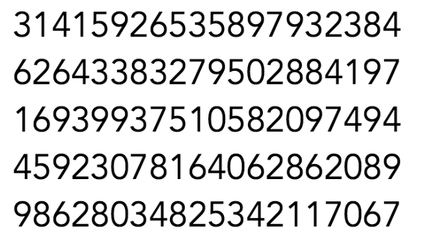
#> input picture 05Face-OCR/resData/numbers100.png, 421 x 239 px, shrunk from 647 x 367 before the run
$ python 03ocr_in_out.py
#> lines starting #> are read from the running program, lines starting #| are printed output that depends on the picture; after the words box and inside, x2 and y2 are one past the last pixel; in counts of white or black regions, pixels touching at a corner belong together


import cv2


# 숫자 인식을 위한 이미지 지정(하나씩 테스트)
# 아래 리스트는 ( 원본이미지명, 저장될 이미지명) 형태로 작성)
# TEST_IMG =['numbers.png','numbers_contour.png']
TEST_IMG =['numbers100.png','numbers100_contour.png']

# 이미지 로드
im = cv2.imread(f'./resData/{TEST_IMG[0]}')
#> im is the input picture: shape (239, 421, 3); min 0, max 255, mean 218.2

# 그레이스케일로 변환
gray = cv2.cvtColor(im,cv2.COLOR_BGR2GRAY)

#가우시안 블러를 적용하여 노이즈를 제거
blur = cv2.GaussianBlur(gray,(5,5),0)
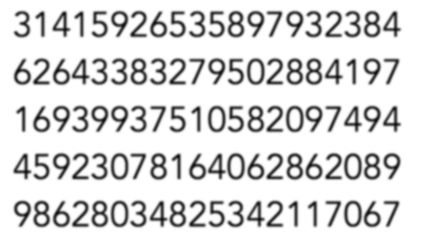
#> blur: shape (239, 421); min 14, max 255, mean 218.3

# 적응형 이진화 적용
thresh = cv2.adaptiveThreshold(blur,255,1,1,11,2)
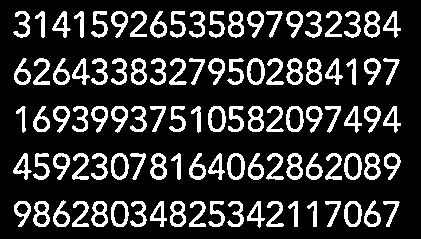
#> thresh: shape (239, 421); 18.8% white; 100 white regions
# 윤곽 추출하기
contours = cv2.findContours(thresh,
                            cv2.RETR_LIST,
                            cv2.CHAIN_APPROX_SIMPLE)[0]
#> contours = 164 contours; largest, box (x1, y1, x2, y2) and area: (344, 153, 362, 180) 367, (227, 153, 245, 180) 367, (111, 153, 129, 180) 363, (247, 58, 265, 85) 363, (208, 106, 226, 132) 362

# 추출한 윤곽을 반복 처리하기

for cnt in contours:
    # 윤곽을 감싸는 바운딩 바그 좌표 계산
    x,y,w,h = cv2.boundingRect(cnt)

    # 높이가 20미만이면 무시
    if h<20:
        continue
    red=(0,0,255)

    # 바운딩박스를 빨간색으로 표시
    cv2.rectangle(im,(x,y),(x+w,y+h),red,2)
#> this loop made 164 passes
#> (x, y, w, h) on passes 1 to 3: (172, 214, 12, 11), (94, 214, 12, 11), (36, 214, 12, 11)
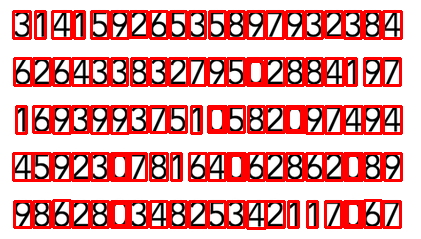
#> im: shape (239, 421, 3); mean B, G, R 162.2, 162.2, 226.9

# 윤곽선을 표시한 이미지 저장
cv2.imwrite(f'./saveFiles/{TEST_IMG[1]}',im)
print("Task Finished...!!!")

$ run again, with 05Face-OCR/saveFiles/numbers_contour.png copied over 05Face-OCR/resData/numbers100.png
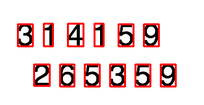
#> input picture 05Face-OCR/saveFiles/numbers_contour.png, 204 x 105 px, shrunk from 314 x 162 before the run
#> im is the input picture: shape (105, 204, 3); mean B, G, R 218.4, 218.4, 238
#> `thresh = cv2.adaptiveThreshold(blur,255,1,1,11,2)`:
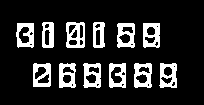
#> thresh: shape (105, 204); 15.9% white; 12 white regions
#> contours = 49 contours, 13 with area under 20; largest, box (x1, y1, x2, y2) and area: (66, 22, 85, 48) 434, (33, 63, 51, 87) 380, (117, 23, 135, 48) 377, (16, 23, 34, 48) 376, (134, 63, 152, 88) 375
#> the loop `for cnt in contours:` made 49 passes
#> (x, y, w, h) on passes 1 to 8: (147, 83, 3, 4), (121, 83, 4, 4), (96, 83, 4, 4), (71, 83, 3, 4), (171, 81, 5, 6), (160, 76, 13, 9), (62, 74, 10, 10), (135, 73, 13, 11)
#> after the loop `for cnt in contours:`:
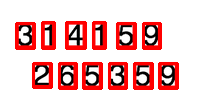
#> im: shape (105, 204, 3); 12.21% of pixels changed, all inside (x1, y1, x2, y2) = (15, 21, 179, 90)
